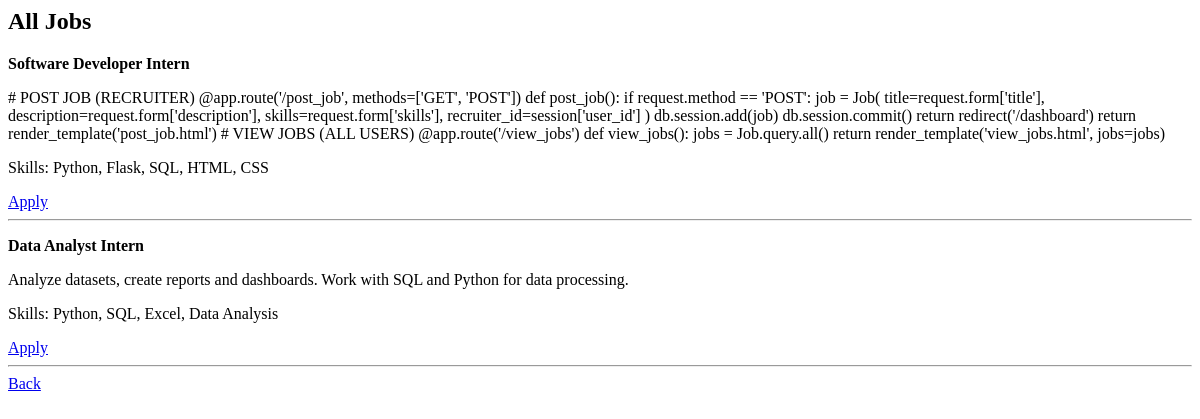
Page /view_jobs on the earlier database version.
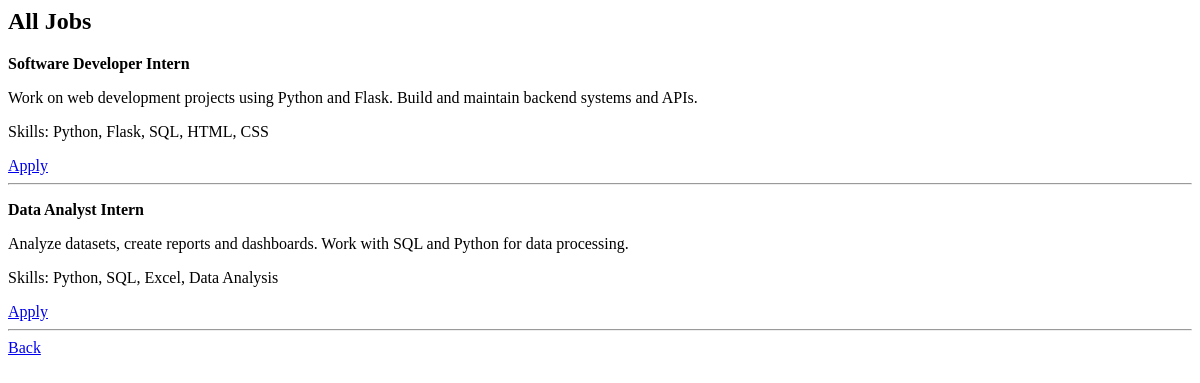
Same page on the later database version.
### models.py (models this page shows)
class Job(db.Model):
    id = db.Column(db.Integer, primary_key=True)
    title = db.Column(db.String(100))
    description = db.Column(db.String(500))
    skills = db.Column(db.String(200))
    recruiter_id = db.Column(db.Integer)

### app.py (the view)
@app.route('/view_jobs')
def view_jobs():
    jobs = Job.query.all()
    return render_template('view_jobs.html', jobs=jobs)

### templates/view_jobs.html
<h2>All Jobs</h2>
{% for job in jobs %}
    <p><b>{{ job.title }}</b></p>
    <p>{{ job.description }}</p>
    <p>Skills: {{ job.skills }}</p>
    <a href="/apply/{{ job.id }}">Apply</a>
    <hr>
{% endfor %}
<a href="/dashboard">Back</a>

Differences in the rows shown:
changed Job "Software Developer Intern": description "# POST JOB (RECRUITER) @app.route('/post_job', methods=['GET', 'POST']) def post_job(): if request.method == 'POST': job = Job( title=request.form['title'], description=request.form['description'], skills=request.form['skills'], recruiter_id=session['user_id'] ) db.session.add(job) db.session.commit() return redirect('/dashboard') return render_template('post_job.html') # VIEW JOBS (ALL USERS) @app.route('/view_jobs') def view_jobs(): jobs = Job.query.all() return render_template('view_jobs.html', jobs=jobs)" → "Work on web development projects using Python and Flask. Build and maintain backend systems and APIs."
